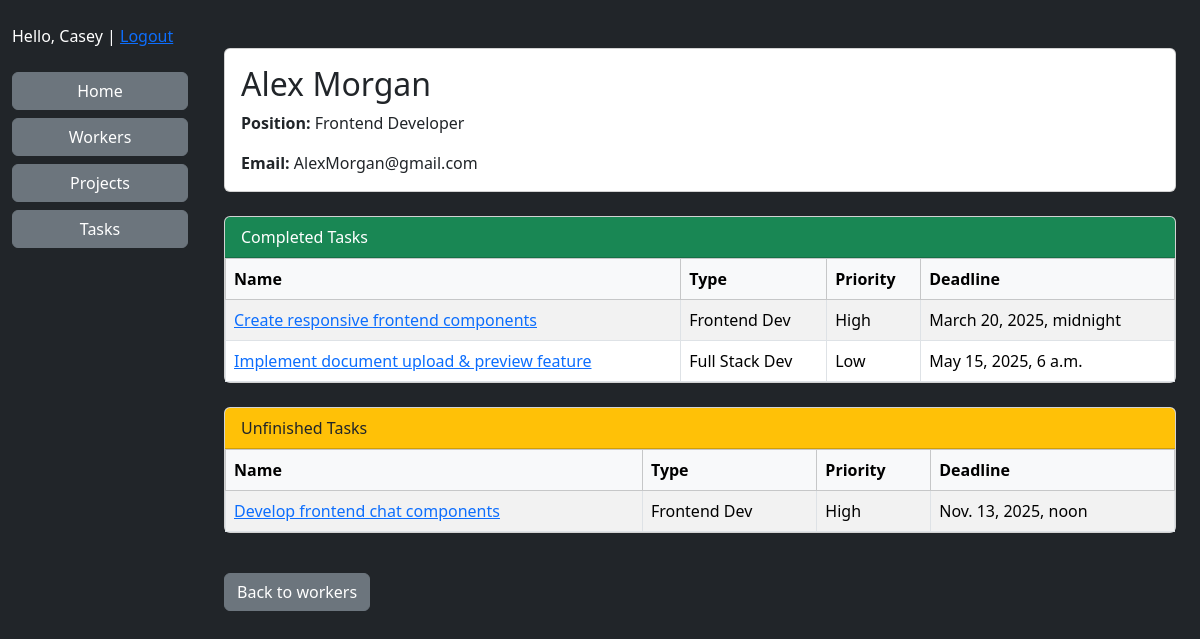
Screenshot of /workers/2/ (signed in) with the database file from the repository.
### manager/models.py (models this page shows, shortened)
class Worker(AbstractUser):
    position = models.ForeignKey(Position, on_delete=models.PROTECT, null=True, blank=True)
    class Meta:
        ordering = ('username',)

class Position(models.Model):
    name = models.CharField(max_length=100)
    class Meta:
        ordering = ('name',)

class Task(models.Model):
    PRIORITY_CHOICES = [
        ('Urgent', 'Urgent'), ('High', 'High'),
        ('Normal', 'Normal'), ('Low', 'Low')
    ]
    name = models.CharField(max_length=100)
    description = models.TextField()
    deadline = models.DateTimeField()
    is_complete = models.BooleanField(default=False)
    priority = models.CharField(
        max_length=10,
        choices=PRIORITY_CHOICES,
        default='Normal'
    )
    task_type = models.ForeignKey(TaskType, on_delete=models.PROTECT)
    assignees = models.ManyToManyField(Worker, related_name='tasks', blank=True)
    project = models.ForeignKey(Project, on_delete=models.CASCADE, related_name='tasks')
    class Meta:
        ordering = ('deadline',)

class TaskType(models.Model):
    name = models.CharField(max_length=100)
    class Meta:
        ordering = ('name',)
    def __str__(self):
        return self.name

### manager/views.py (the view)
# urls.py: path("workers/<int:pk>/", WorkerDetailView.as_view(), name="worker-detail"),
class WorkerDetailView(LoginRequiredMixin, DetailView):
    model = Worker
    queryset = (
        Worker.objects
        .select_related("position")
        .prefetch_related("tasks__task_type")
    )
    def get_context_data(self, **kwargs):
        context = super().get_context_data(**kwargs)
        worker = self.object
        all_tasks = list(worker.tasks.all())
        context["completed_tasks"] = [t for t in all_tasks if t.is_complete]
        context["unfinished_tasks"] = [t for t in all_tasks if not t.is_complete]
        return context

### templates/manager/worker_detail.html (shortened to what this page needs)
{% extends "base.html" %}
{% block content %}
  <div class="container mt-4">
    <div class="card mb-4">
      <div class="card-body">
        <h2 class="card-title">
          {{ worker.first_name }} {{ worker.last_name }}
        </h2>
        <p class="card-text"><strong>Position:</strong> {{ worker.position.name }}</p>
        <p class="card-text"><strong>Email:</strong> {{ worker.email }}</p>
      </div>
    </div>
    <div class="card mb-4">
      <div class="card-header bg-success text-white">
        Completed Tasks
      </div>
      <div class="card-body p-0">
        <table class="table table-striped table-hover table-bordered mb-0">
          <thead class="table-light">
          <tr>
            <th>Name</th>
            <th>Type</th>
            <th>Priority</th>
            <th>Deadline</th>
          </tr>
          </thead>
          <tbody>
          {% for task in completed_tasks %}
            <tr>
              <td>
                <a href="{% url 'manager:task-detail' task.id %}">
                  {{ task.name }}
                </a>
              </td>
              <td>{{ task.task_type }}</td>
              <td>{{ task.priority }}</td>
              <td>{{ task.deadline }}</td>
            </tr>
          {% empty %}
            <tr>
              <td colspan="4" class="text-center">No completed tasks</td>
            </tr>
          {% endfor %}
          </tbody>
        </table>
      </div>
    </div>
    <div class="card mb-4">
      <div class="card-header bg-warning text-dark">
        Unfinished Tasks
      </div>
      <div class="card-body p-0">
        <table class="table table-striped table-hover table-bordered mb-0">
          <thead class="table-light">
          <tr>
            <th>Name</th>
            <th>Type</th>
            <th>Priority</th>
            <th>Deadline</th>
          </tr>
          </thead>
          <tbody>
          {% for task in unfinished_tasks %}
            <tr>
              <td>
                <a href="{% url 'manager:task-detail' task.id %}">
                  {{ task.name }}
                </a>
              </td>
              <td>{{ task.task_type }}</td>
              <td>{{ task.priority }}</td>
              <td>{{ task.deadline }}</td>
            </tr>
          {% empty %}
            <tr>
              <td colspan="4" class="text-center">No unfinished tasks</td>
            </tr>
          {% endfor %}
          </tbody>
        </table>
      </div>
    </div>
    <a href="{% url 'manager:workers' %}" class="btn btn-secondary mt-3">Back to workers</a>
  </div>
{% endblock %}

### templates/includes/sidebar.html
{% if user.is_authenticated %}
  <p>Hello, {{ user.first_name }} | <a href="{% url 'manager:login' %}">Logout</a></p>
{% else %}
  <a href="{% url 'manager:login' %}">Login</a>
{% endif %}
<a href="{% url 'manager:index' %}" class="btn btn-secondary">Home</a>
<a href="{% url 'manager:workers' %}" class="btn btn-secondary">Workers</a>
<a href="{% url 'manager:projects' %}" class="btn btn-secondary">Projects</a>
<a href="{% url 'manager:tasks' %}" class="btn btn-secondary">Tasks</a>

### rows the page displays
Worker: first_name "Casey"
Worker: first_name "Alex", last_name "Morgan", position.name "Frontend Developer", email "AlexMorgan@gmail.com"
Task: name "Create responsive frontend components", task_type "Frontend Dev", priority "High", deadline "March 20, 2025, midnight"
Task: name "Implement document upload & preview feature", task_type "Full Stack Dev", priority "Low", deadline "May 15, 2025, 6 a.m."
Task: name "Develop frontend chat components", task_type "Frontend Dev", priority "High", deadline "Nov. 13, 2025, noon"
